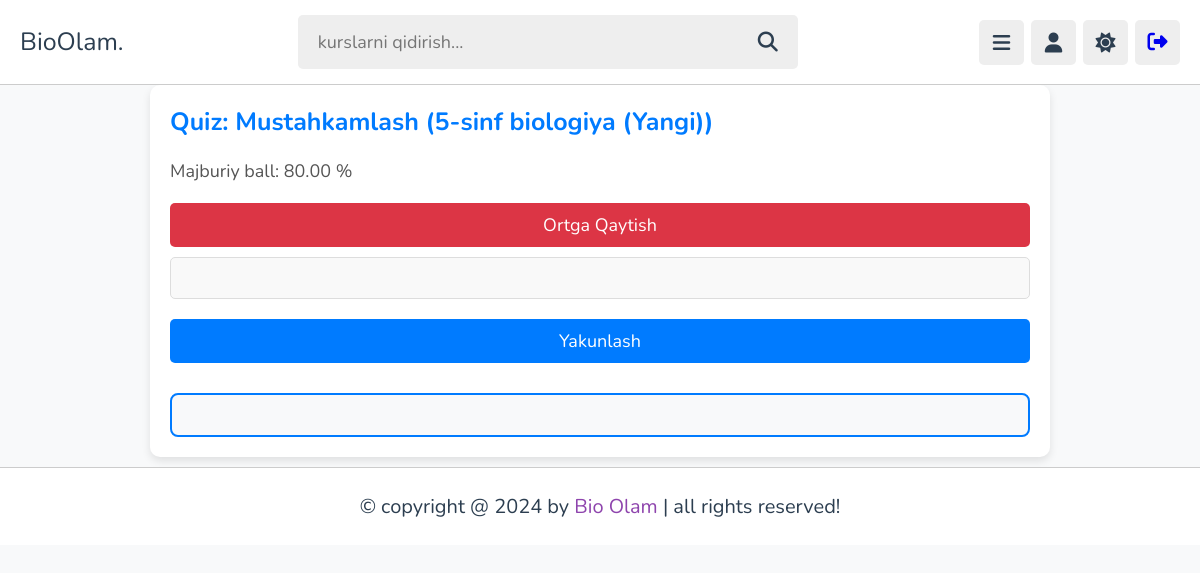
The app's page /courses/playlists/quiz/1/ (signed in) with its own data.
### quiz_app/models.py (models this page shows, shortened)
class Quiz(models.Model):
    name = models.CharField(max_length=150)
    description = models.TextField(
        default="Another quiz!",
        blank=True,
        null=True
    )
    date = models.DateTimeField(
        auto_now_add=True,
        blank=True,
        null=True
    )
    topic = models.ForeignKey(
        Subcategory,
        on_delete=models.SET_NULL,
        help_text="Viktorina baholanadigan mavzu",
        null=True,
        blank=True,
        related_name="quizes" # The way we reference the quiz using a Topic object
    )
    number_of_questions = models.IntegerField()
    time = models.IntegerField(
        help_text="Viktorinaning davomiyligi (daqiqalarda)"
    )
    required_score = models.DecimalField(
        help_text="Viktorinadan o'tish uchun necha foiz ball kerak bo'ladi",
        max_digits=6,
        decimal_places=2,
        validators=PERCENTAGE_VALIDATOR
    )
    difficulty = models.CharField(
        help_text="Viktorinaning qiyinligi",
        max_length=6,
        choices=DIFFICULTY_CHOICES
    )
    class Meta:
        verbose_name_plural = "Quizes"

### courses/models.py (models this page shows, shortened)
class Subcategory(models.Model):
    class CourseType(models.TextChoices):
        Free = "Free", "Free"
        Paid = "Paid", "Paid"
    category = models.ForeignKey(
        Category,
        on_delete=models.CASCADE,
        related_name='subcategories'
    )
    teacher = models.ForeignKey(
        'users.Teachers',
        on_delete=models.CASCADE,
        related_name='subcategories'
    )
    course_type = models.CharField(
        max_length=200,
        choices=CourseType.choices,
        default=CourseType.Free
    )
    name = models.CharField(max_length=100)
    descriptions = models.TextField()
    image = models.ImageField(
        upload_to="subcategory/",
        blank=True,
        null=True
    )
    created_at = models.DateTimeField(auto_now_add=True)
    student_count = models.IntegerField(default=0)
    course_duration = models.IntegerField(default=0)
    videos_count = models.IntegerField(default=0)
    is_payment = models.BooleanField(default=False)
    old_price = models.IntegerField(default=0)
    price = models.BigIntegerField(default=0)

### quiz_app/views.py (the view)
# urls.py: path('courses/playlists/quiz/<int:id>/', quiz_detail_view, name='quiz_detail_view'),
def quiz_detail_view(request, id):
    quiz = get_object_or_404(Quiz, pk=id)
    context = {
        'quiz': quiz
    }
    return render(request, 'quiz/detail.html', context)

### users/context_processor.py (called while the page is built)
def get_user(request):
    user = request.user
    context = {
        'user': user,
    }
    return context

### templates/quiz/detail.html (shortened to what this page needs)
{% extends 'base.html' %}
{% load static %}
{% block head %}
<link rel="stylesheet" href="{% static 'css/quiz.css' %}">
<link rel="stylesheet" href="https://cdn.jsdelivr.net/npm/sweetalert2@11/dist/sweetalert2.min.css">
{% endblock head %}
{% block content %}
<div class="container-quiz1">
  <div class="container-quiz">
    <h1>Quiz: {{quiz.name}} ({{ quiz.topic.name }})</h1>
  </div>
  <div class="row">
      <div class="col">
          <div class="text-secondary my-auto" id="score-box">
              <p>Majburiy ball: {{quiz.required_score}} %</p>
          </div>
      </div>
  </div>
  <div class="py-3">
      <a href="{% url "playlists_view" quiz.topic.id %}" class="btn btn-danger">
          Ortga qaytish
      </a>
  </div>
  <form class="mt-3" id="quiz-form">
      <div id="quiz-box"></div>
      <div class="text-center py-3">
          <button type="submit" class="mt-4 btn btn-primary btn-lg">Yakunlash</button>
      </div>
  </form>
  <div id="result-box"></div>
</div>
{% endblock content %}

### static/css/style.css (style rules this page uses)
:root { --main-color:#8e44ad; --red:#e74c3c; --orange:#f39c12; --light-color:#888; --light-bg:#eee; --black:#2c3e50; --white:#fff; --border:.1rem solid rgba(0,0,0,.2); }
* { font-family: 'Nunito', sans-serif; margin:0; padding:0; box-sizing: border-box; outline: none; border:none; text-decoration: none; }
html { font-size: 62.5%; overflow-x: hidden; }
body { background-color: var(--light-bg); padding-left: 30rem; }
.inline-btn, .inline-option-btn, .inline-delete-btn, .btn, .delete-btn, .option-btn { border-radius: .5rem; color:#fff; font-size: 1.8rem; cursor: pointer; text-transform: capitalize; padding:1rem 3rem; text-align: center; margin-top: 1rem; }
.btn, .delete-btn, .option-btn { display: block; width: 100%; }
.btn, .inline-btn { background-color: var(--main-color); }
@media (max-width:1200px) { body { padding-left: 0; } }

### static/css/quiz.css (style rules this page uses)
body { background-color: #f8f9fa; font-family: 'Arial', sans-serif; color: #333; }
.container-quiz1 { max-width: 900px; margin: 0 auto; padding: 20px; background-color: #fff; box-shadow: 0 4px 8px rgba(0, 0, 0, 0.1); border-radius: 10px; }
.container-quiz h1 { font-size: 2.5rem; font-weight: bold; color: #007bff; margin-bottom: 20px; }
#score-box p { font-size: 18px; color: #555; }
.py-3 { padding-top: 1rem !important; padding-bottom: 1rem !important; }
#quiz-box { padding: 20px; border: 1px solid #ddd; border-radius: 5px; background-color: #f9f9f9; }
#result-box { margin-top: 20px; padding: 20px; border: 2px solid #007bff; border-radius: 8px; background-color: #f8f9fa; }
.btn-primary { background-color: #007bff; border-color: #007bff; }
.btn-danger { background-color: #dc3545; border-color: #dc3545; }
.text-secondary { color: #6c757d !important; }
.text-center { text-align: center !important; }

### records on screen
Quiz: name "Mustahkamlash", topic.name "5-sinf biologiya (Yangi)", required_score "80.00"
